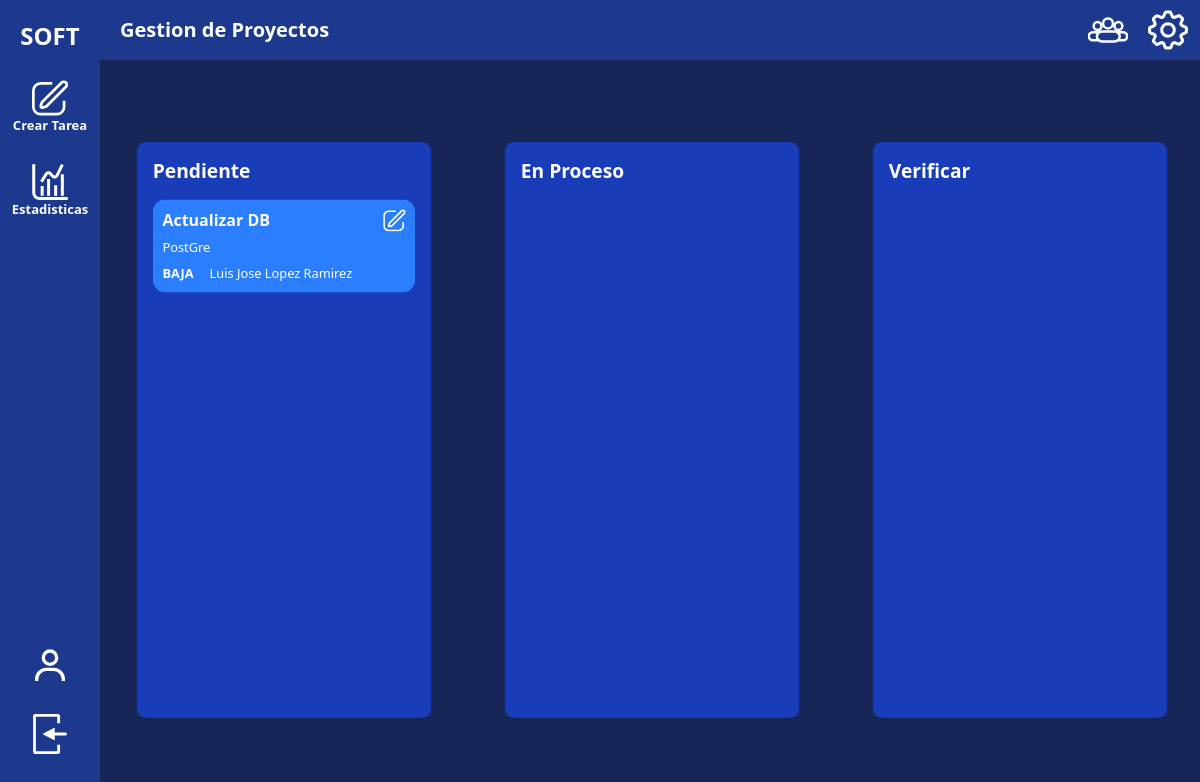
/5/tablero (signed in), run on the app's committed database.
### GestionProyecto/models.py (models this page shows, shortened)
class Proyectos(models.Model):
    id_proyecto = models.AutoField(primary_key=True)
    nombre = models.CharField(max_length=100)
    estado = models.BooleanField(default=True)
    fecha_creacion = models.DateTimeField(auto_now_add=True)
    fecha_modificacion = models.DateTimeField(auto_now=True)

class categorias_proyecto(models.Model):
    id_proyecto = models.ForeignKey(Proyectos, on_delete=models.CASCADE)
    id_categoria = models.ForeignKey(categorias, on_delete=models.CASCADE)
    indice = models.IntegerField()

class categorias(models.Model):
    id_categoria = models.AutoField(primary_key=True)
    nombre = models.CharField(max_length=100)

class tareas_proyecto(models.Model):
    id_tarea = models.ForeignKey(tareas, on_delete=models.CASCADE)
    id_proyecto = models.ForeignKey(Proyectos, on_delete=models.CASCADE)
    usuario = models.ForeignKey(Usuarios, on_delete=models.CASCADE)

class tareas(models.Model):
    OPCIONES_PRIORIDAD = [
        ('BAJA', 'Baja'),
        ('MEDIA', 'Media'),
        ('ALTA', 'Alta'),
    ]
    id_tarea = models.AutoField(primary_key=True)
    nombre = models.CharField(max_length=100)
    descripcion = models.TextField()
    prioridad = models.CharField(max_length=5, choices=OPCIONES_PRIORIDAD)
    fecha_creacion = models.DateTimeField(auto_now_add=True)
    fecha_modificacion = models.DateTimeField(auto_now=True)
    categoria = models.ForeignKey(categorias, on_delete=models.CASCADE)

class Usuarios(AbstractBaseUser):
    correo = models.EmailField(unique=True)
    nombre = models.CharField(max_length=100)
    apellido = models.CharField(max_length=100)
    is_active = models.BooleanField(default=True)
    is_staff = models.BooleanField(default=False)
    is_superuser = models.BooleanField(default=False)
    USERNAME_FIELD = 'correo'
    REQUIRED_FIELDS = ['nombre', 'apellido']
    objects = manageUsuario()

### GestionProyecto/views.py (the view, shortened to what this page needs)
# urls.py: path("<int:id_proyecto>/tablero", views.TableroProyecto, name='ProyectoTablero'),
def TableroProyecto (request, id_proyecto):
    if not request.user.is_authenticated:
        return redirect('Inicio')
    miembros = miembros_proyecto.objects.filter(id_proyecto=id_proyecto)
    CategoriasProyecto = categorias_proyecto.objects.filter(id_proyecto=id_proyecto).order_by('indice')
    tareas = tareas_proyecto.objects.filter(id_proyecto=id_proyecto)
    proyectoDB = Proyectos.objects.get(pk=id_proyecto)
    miembroAdmin = miembros_proyecto.objects.get(id_proyecto=id_proyecto, usuario=request.user)
    return render(request, 'proyecto/tableros.html', {
        "id_proyecto": id_proyecto,
        'miembros': miembros,
        'categorias': CategoriasProyecto,
        'Tareas': tareas,
        'Proyecto': proyectoDB,
        'usuario': miembroAdmin,
    })

### GestionProyecto/templates/proyecto/tableros.html (shortened to what this page needs)
{% extends "proyectos.html" %}
{% block opcionesMenu %}
<div class="buttonNav" onclick="openModalCrear()">
    <figure class="w-9 h-9 cursor-pointer">
    </figure>
    <p class="text-[13px]" >Crear Tarea</p>
</div>
<a href="{% url "ProyectoEstadistica" id_proyecto %}" class="buttonNav">
    <figure class="w-9 h-9 cursor-pointer">
    </figure>
    <p class="text-[13px]" >Estadisticas</p>
</a>
{%  endblock opcionesMenu %}
{% block tabProyectos %}
<main class="text-white md:h-[calc(100%-3.75rem)] md:overflow-y-hidden flex place-content-center md:place-content-baseline md:ml-25 scrollbar scrollbar-thumb-blue-900/50">
    <section id="tareasProyecto" class="my-5 py-4 md:m-0 md:p-0 flex flex-col md:flex-row gap-5 md:gap-0 place-items-center w-auto" >
        {% for categoria in categorias %}
            <article class="styleColumnas">
                <h2 class="text-2xl font-bold">{{ categoria.id_categoria.nombre }}</h2>
                <section class="overflow-y-scroll scrollbar scrollbar-w-0 flex flex-col gap-7">
                    {% for tarea in Tareas %}
                        {% if tarea.id_tarea.categoria == categoria.id_categoria %}
                            <div class="bg-blue-500 h-auto w-full rounded-2xl p-3 flex flex-col justify-between gap-2">
                                <div class=" grid grid-flow-col justify-between ">
                                    <h2 class="titulos">{{ tarea.id_tarea.nombre }}</h2>
                                    <div class="w-7 h-7 relative select-none">
                                        <a href="{% url "EditarTarea" id_proyecto tarea.id_tarea.pk %}" class="cursor-pointer">
                                        </a>
                                    </div>
                                </div>
                                <p>{{ tarea.id_tarea.descripcion }}</p>
                                <div class="flex gap-5">
                                    <span class="font-black">{{ tarea.id_tarea.prioridad }}</span>
                                    <p>{{ tarea.usuario.nombre }}  {{ tarea.usuario.apellido }}</p>
                                </div>
                            </div>
                        {% endif %}
                    {% endfor %}
                </section>
            </article>
        {% endfor %}
    </section>
</main>
{% endblock tabProyectos %}

### GestionProyecto/templates/proyectos.html (shortened to what this page needs)
{% extends "index.html" %}
{% load static %}
{% block Contenido %}
    <header class="text-white">
        <nav class="bg-blue-900 w-full h-15 flex items-center justify-between">
            <div class="flex items-center gap-2 ml-3">
                <div class="hidden peer-checked/menu:block fixed md:block top-0 left-0 w-screen md:w-25 h-full bg-black/40">
                    <div class="w-30 md:w-full h-full bg-blue-900 flex flex-col items-center justify-between py-5">
                        <div class="mt-14 md:mt-0 space-y-7">
                            <a href="{% url 'Inicio'%}" class="buttonNav font-black text-2xl">SOFT</a>
                            {% block opcionesMenu %}{%  endblock opcionesMenu %}
                        </div>
                        <div class="h-40 w-full flex flex-col justify-center items-center gap-7">
                            <a href='{% url "Perfil" %}' class="cursor-pointer">
                                <svg class="fill-white h-10 w-10" xmlns="http://www.w3.org/2000/svg" viewBox="0 0 24 24">
                                    <path d="M12 2a5 5 0 1 0 5 5 5 5 0 0 0-5-5m0 8a3 3 0 1 1 3-3 3 3 0 0 1-3 3m9 11v-1a7 7 0 0 0-7-7h-4a7 7 0 0 0-7 7v1h2v-1a5 5 0 0 1 5-5h4a5 5 0 0 1 5 5v1z"/>
                                </svg>
                            </a>
                            <a href='{% url "Inicio" %}' class="cursor-pointer">
                            </a>
                        </div>
                    </div>
                </div>
                <h2 class="md:ml-27 md:text-xl font-semibold">{{ Proyecto.nombre }}</h2>
            </div>
            {% if usuario.is_admin %}
                <div class="flex gap-5 px-3">
                    <figure onclick="openModalMiembros()" class="w-10 h-10 cursor-pointer ">
                    </figure>
                    <figure onclick="openModalOpcion()" class="w-10 h-10 cursor-pointer">
                    </figure>
                </div>
            {% endif %}
        </nav>
    </header>
    {% block tabProyectos %}{% endblock tabProyectos %}
{% endblock Contenido %}

### data on the page
Proyectos: nombre "Gestion de Proyectos"
categorias_proyecto: id_categoria.nombre "Pendiente"
tareas_proyecto: id_tarea.nombre "Actualizar DB", id_tarea.descripcion "PostGre", id_tarea.prioridad "BAJA", usuario.nombre "Luis Jose", usuario.apellido "Lopez Ramirez"
categorias_proyecto: id_categoria.nombre "En Proceso"
categorias_proyecto: id_categoria.nombre "Verificar"
